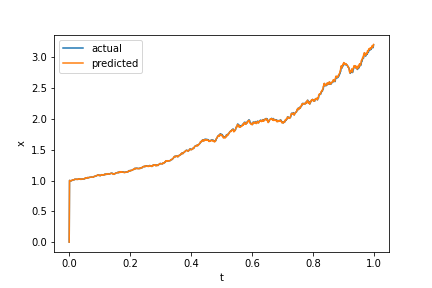

This chart was generated by the following Python code:
import numpy as np
import matplotlib.pyplot as plt
from numba import jit
num_sims = 100
N = 1000
X_0 = 1
Y_0 = 1
t_0 = 0
T = 1
r_0 = 1
sigma_0 = 1
#using numba for speed
@jit(nopython = True, nogil = True)
def BlackScholes(N, num_sims, T):
  dt = (T - t_0) / N
  t = np.arange(t_0, T, dt) 

  dW = np.zeros(N)
  dW[0] = 0

  X = np.zeros(N) 
  X[0] = 1

  Y = np.zeros(N)
  Y[0] = Y_0

  SX = np.zeros(N)
  SY = np.zeros(N)

  for n in range(num_sims):
      for i in range(1, t.size):
          dW[i] = np.random.normal(loc = 0.0, scale=np.sqrt(dt))
          X[i] = X_0 * np.exp( (r_0*t[i] - 0.5*sigma_0*sigma_0*t[i] + (float(sigma_0) * np.sum(dW[:i]))))
          SX[i] = SX[i] + X[i]/num_sims
          Y[i] = Y[i-1] + (r_0 * Y[i-1]) * dt + (sigma_0 * Y[i-1] * dW[i])
          SY[i] = SY[i] + Y[i]/num_sims
  return t, SX, SY

if __name__ == "__main__":  
    t, SX, SY = BlackScholes(N, num_sims, T)
    plt.plot(t, SX, label = 'actual')
    plt.plot(t, SY, label = 'predicted')
    plt.xlabel('t')
    plt.ylabel('x')
    plt.legend()
    plt.show()
